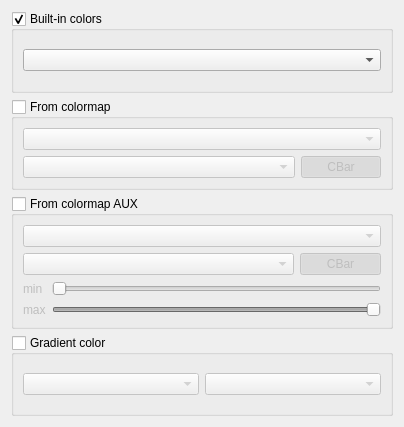
         <widget class="QWidget" name="page_4">
          <property name="geometry">
           <rect>
            <x>0</x>
            <y>0</y>
            <width>404</width>
            <height>427</height>
           </rect>
          </property>
          <attribute name="label">
           <string>color</string>
          </attribute>
          <layout class="QGridLayout" name="gridLayout_20">
           <item row="1" column="0">
            <widget class="QGroupBox" name="groupBox_FromCmap">
             <property name="title">
              <string>From colormap</string>
             </property>
             <property name="checkable">
              <bool>true</bool>
             </property>
             <property name="checked">
              <bool>false</bool>
             </property>
             <layout class="QGridLayout" name="gridLayout_18">
              <item row="0" column="0" colspan="3">
               <widget class="QComboBox" name="comboBox_FromCmap"/>
              </item>
              <item row="2" column="2">
               <widget class="QPushButton" name="pushButton_CBar_LC">
                <property name="sizePolicy">
                 <sizepolicy hsizetype="Maximum" vsizetype="Fixed">
                  <horstretch>0</horstretch>
                  <verstretch>0</verstretch>
                 </sizepolicy>
                </property>
                <property name="text">
                 <string>CBar</string>
                </property>
                <property name="checkable">
                 <bool>true</bool>
                </property>
                <property name="checked">
                 <bool>true</bool>
                </property>
                <property name="flat">
                 <bool>true</bool>
                </property>
               </widget>
              </item>
              <item row="2" column="0" colspan="2">
               <widget class="QComboBox" name="comboBox_FromCmap_2"/>
              </item>
             </layout>
            </widget>
           </item>
           <item row="0" column="0">
            <widget class="QGroupBox" name="groupBox_BuiltinColor">
             <property name="title">
              <string>Built-in colors</string>
             </property>
             <property name="checkable">
              <bool>true</bool>
             </property>
             <property name="checked">
              <bool>true</bool>
             </property>
             <layout class="QGridLayout" name="gridLayout_17">
              <item row="0" column="0">
               <widget class="QComboBox" name="comboBox_BuiltinColor"/>
              </item>
             </layout>
            </widget>
           </item>
           <item row="3" column="0">
            <widget class="QGroupBox" name="groupBox_GradientColor">
             <property name="title">
              <string>Gradient color</string>
             </property>
             <property name="checkable">
              <bool>true</bool>
             </property>
             <property name="checked">
              <bool>false</bool>
             </property>
             <layout class="QGridLayout" name="gridLayout_19">
              <item row="0" column="0">
               <widget class="QComboBox" name="comboBox_GradientColor"/>
              </item>
              <item row="0" column="1">
               <widget class="QComboBox" name="comboBox_GradientColor_2"/>
              </item>
             </layout>
            </widget>
           </item>
           <item row="2" column="0">
            <widget class="QGroupBox" name="groupBox_FromCmapAUX">
             <property name="title">
              <string>From colormap AUX</string>
             </property>
             <property name="checkable">
              <bool>true</bool>
             </property>
             <property name="checked">
              <bool>false</bool>
             </property>
             <layout class="QGridLayout" name="gridLayout_22">
              <item row="2" column="1" colspan="4">
               <widget class="QSlider" name="slider_minAUX">
                <property name="maximum">
                 <number>255</number>
                </property>
                <property name="orientation">
                 <enum>Qt::Horizontal</enum>
                </property>
               </widget>
              </item>
              <item row="3" column="0">
               <widget class="QLabel" name="label_43">
                <property name="sizePolicy">
                 <sizepolicy hsizetype="Maximum" vsizetype="Preferred">
                  <horstretch>0</horstretch>
                  <verstretch>0</verstretch>
                 </sizepolicy>
                </property>
                <property name="text">
                 <string>max</string>
                </property>
               </widget>
              </item>
              <item row="2" column="0">
               <widget class="QLabel" name="label_42">
                <property name="sizePolicy">
                 <sizepolicy hsizetype="Maximum" vsizetype="Preferred">
                  <horstretch>0</horstretch>
                  <verstretch>0</verstretch>
                 </sizepolicy>
                </property>
                <property name="text">
                 <string>min</string>
                </property>
               </widget>
              </item>
              <item row="3" column="1" colspan="4">
               <widget class="QSlider" name="slider_maxAUX">
                <property name="maximum">
                 <number>255</number>
                </property>
                <property name="value">
                 <number>255</number>
                </property>
                <property name="orientation">
                 <enum>Qt::Horizontal</enum>
                </property>
               </widget>
              </item>
              <item row="1" column="4">
               <widget class="QPushButton" name="pushButton_CBarAUX_LC">
                <property name="text">
                 <string>CBar</string>
                </property>
                <property name="checkable">
                 <bool>true</bool>
                </property>
                <property name="checked">
                 <bool>true</bool>
                </property>
                <property name="flat">
                 <bool>true</bool>
                </property>
               </widget>
              </item>
              <item row="0" column="0" colspan="5">
               <widget class="QComboBox" name="comboBox_FromCmapAUX"/>
              </item>
              <item row="1" column="0" colspan="4">
               <widget class="QComboBox" name="comboBox_FromCmapAUX_2"/>
              </item>
             </layout>
            </widget>
           </item>
          </layout>
         </widget>
